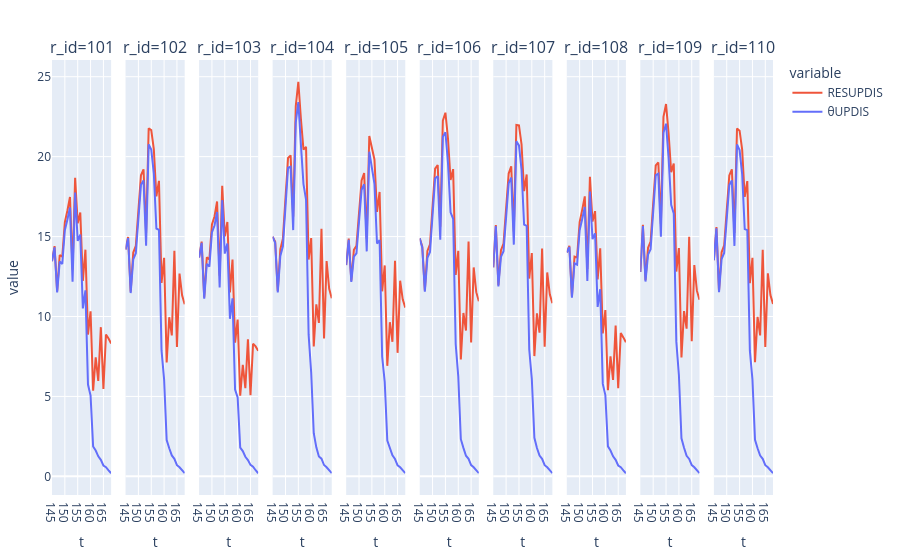

The notebook cell this image was saved under:
### Code cell
ks = [:θUPDIS,:RESUPDIS]
p1 = plot(stack(out3, ks), x = :t, y = :value, group=:r_id, color =:variable, facet_col = :r_id)

### Figure 1 — Plotly figure (JSON) as saved in the notebook; plotly's stock layout.template omitted (floating-point values rounded to 4 significant figures)
{"data": [{"legendgroup": "RESUPDIS", "marker": {"color": "#EF553B"}, "name": "RESUPDIS", "showlegend": true, "type": "scatter", "x": [145, 146, 147, 148, 149, 150, 151, 152, 153, 154, 155, 156, 157, 158, 159, 160, 161, 162, 163, 164, 165, 166, 167, 168], "xaxis": "x", "y": [13.46, 14.4, 11.58, 13.85, 13.74, 15.9, 16.63, 17.48, 12.93, 18.68, 15.83, 16.51, 12.22, 14.18, 8.87, 10.33, 5.357, 7.449, 5.974, 9.333, 5.463, 8.874, 8.622, 8.316], "yaxis": "y"}, {"legendgroup": "RESUPDIS", "marker": {"color": "#EF553B"}, "name": "RESUPDIS", "showlegend": false, "type": "scatter", "x": [145, 146, 147, 148, 149, 150, 151, 152, 153, 154, 155, 156, 157, 158, 159, 160, 161, 162, 163, 164, 165, 166, 167, 168], "xaxis": "x2", "y": [14.19, 14.98, 11.55, 14.0, 14.43, 16.72, 18.83, 19.21, 15.23, 21.77, 21.66, 20.47, 17.51, 18.49, 12.1, 13.67, 7.127, 9.953, 8.812, 14.11, 8.096, 12.68, 11.32, 10.76], "yaxis": "y2"}, {"legendgroup": "RESUPDIS", "marker": {"color": "#EF553B"}, "name": "RESUPDIS", "showlegend": false, "type": "scatter", "x": [145, 146, 147, 148, 149, 150, 151, 152, 153, 154, 155, 156, 157, 158, 159, 160, 161, 162, 163, 164, 165, 166, 167, 168], "xaxis": "x3", "y": [13.69, 14.68, 11.19, 13.7, 13.57, 15.76, 16.25, 17.19, 12.54, 18.18, 15.01, 15.91, 11.51, 13.56, 8.359, 9.805, 5.043, 6.969, 5.518, 8.577, 5.072, 8.299, 8.129, 7.85], "yaxis": "y3"}, {"legendgroup": "RESUPDIS", "marker": {"color": "#EF553B"}, "name": "RESUPDIS", "showlegend": false, "type": "scatter", "x": [145, 146, 147, 148, 149, 150, 151, 152, 153, 154, 155, 156, 157, 158, 159, 160, 161, 162, 163, 164, 165, 166, 167, 168], "xaxis": "x4", "y": [14.99, 14.67, 11.59, 14.21, 14.87, 17.16, 19.92, 20.08, 16.24, 23.16, 24.68, 22.36, 20.44, 20.61, 13.56, 14.9, 8.128, 10.76, 9.6, 15.49, 8.63, 13.47, 11.73, 11.14], "yaxis": "y4"}, {"legendgroup": "RESUPDIS", "marker": {"color": "#EF553B"}, "name": "RESUPDIS", "showlegend": false, "type": "scatter", "x": [145, 146, 147, 148, 149, 150, 151, 152, 153, 154, 155, 156, 157, 158, 159, 160, 161, 162, 163, 164, 165, 166, 167, 168], "xaxis": "x5", "y": [13.22, 14.87, 12.24, 14.17, 14.42, 16.6, 18.52, 18.97, 14.87, 21.29, 20.63, 19.82, 16.54, 17.79, 11.58, 13.19, 6.913, 9.641, 8.419, 13.48, 7.727, 12.24, 11.07, 10.56], "yaxis": "y5"}, {"legendgroup": "RESUPDIS", "marker": {"color": "#EF553B"}, "name": "RESUPDIS", "showlegend": false, "type": "scatter", "x": [145, 146, 147, 148, 149, 150, 151, 152, 153, 154, 155, 156, 157, 158, 159, 160, 161, 162, 163, 164, 165, 166, 167, 168], "xaxis": "x6", "y": [14.9, 14.38, 11.63, 14.1, 14.51, 16.85, 19.24, 19.47, 15.61, 22.25, 22.75, 21.14, 18.55, 19.22, 12.6, 14.1, 7.318, 10.22, 9.125, 14.7, 8.374, 13.07, 11.52, 10.95], "yaxis": "y6"}, {"legendgroup": "RESUPDIS", "marker": {"color": "#EF553B"}, "name": "RESUPDIS", "showlegend": false, "type": "scatter", "x": [145, 146, 147, 148, 149, 150, 151, 152, 153, 154, 155, 156, 157, 158, 159, 160, 161, 162, 163, 164, 165, 166, 167, 168], "xaxis": "x7", "y": [13.08, 15.72, 11.96, 14.15, 14.56, 16.86, 18.94, 19.39, 15.32, 21.98, 21.96, 20.78, 17.85, 18.88, 12.38, 13.97, 7.524, 10.2, 8.988, 14.26, 8.107, 12.76, 11.39, 10.83], "yaxis": "y7"}, {"legendgroup": "RESUPDIS", "marker": {"color": "#EF553B"}, "name": "RESUPDIS", "showlegend": false, "type": "scatter", "x": [145, 146, 147, 148, 149, 150, 151, 152, 153, 154, 155, 156, 157, 158, 159, 160, 161, 162, 163, 164, 165, 166, 167, 168], "xaxis": "x8", "y": [14.0, 14.42, 11.26, 13.74, 13.69, 15.9, 16.67, 17.51, 12.97, 18.74, 15.94, 16.59, 12.32, 14.27, 8.936, 10.4, 5.396, 7.507, 6.032, 9.43, 5.518, 8.962, 8.693, 8.383], "yaxis": "y8"}, {"legendgroup": "RESUPDIS", "marker": {"color": "#EF553B"}, "name": "RESUPDIS", "showlegend": false, "type": "scatter", "x": [145, 146, 147, 148, 149, 150, 151, 152, 153, 154, 155, 156, 157, 158, 159, 160, 161, 162, 163, 164, 165, 166, 167, 168], "xaxis": "x9", "y": [12.79, 15.73, 12.27, 14.29, 14.68, 16.95, 19.45, 19.64, 15.79, 22.49, 23.29, 21.45, 19.03, 19.57, 12.81, 14.28, 7.437, 10.34, 9.239, 14.98, 8.454, 13.21, 11.62, 11.05], "yaxis": "y9"}, {"legendgroup": "RESUPDIS", "marker": {"color": "#EF553B"}, "name": "RESUPDIS", "showlegend": false, "type": "scatter", "x": [145, 146, 147, 148, 149, 150, 151, 152, 153, 154, 155, 156, 157, 158, 159, 160, 161, 162, 163, 164, 165, 166, 167, 168], "xaxis": "x10", "y": [13.52, 15.59, 11.6, 14.02, 14.44, 16.72, 18.82, 19.21, 15.21, 21.75, 21.62, 20.45, 17.48, 18.47, 12.09, 13.67, 7.136, 9.974, 8.813, 14.18, 8.091, 12.7, 11.34, 10.79], "yaxis": "y10"}, {"legendgroup": "θUPDIS", "marker": {"color": "#636efa"}, "name": "θUPDIS", "showlegend": true, "type": "scatter", "x": [145, 146, 147, 148, 149, 150, 151, 152, 153, 154, 155, 156, 157, 158, 159, 160, 161, 162, 163, 164, 165, 166, 167, 168], "xaxis": "x", "y": [13.46, 14.33, 11.5, 13.44, 13.29, 15.4, 16.07, 16.82, 12.18, 17.75, 14.73, 15.13, 10.51, 11.63, 5.742, 5.062, 1.866, 1.612, 1.252, 1.033, 0.6797, 0.5741, 0.3772, 0.1942], "yaxis": "y"}, {"legendgroup": "θUPDIS", "marker": {"color": "#636efa"}, "name": "θUPDIS", "showlegend": false, "type": "scatter", "x": [145, 146, 147, 148, 149, 150, 151, 152, 153, 154, 155, 156, 157, 158, 159, 160, 161, 162, 163, 164, 165, 166, 167, 168], "xaxis": "x2", "y": [14.19, 14.9, 11.47, 13.57, 13.96, 16.19, 18.24, 18.51, 14.43, 20.77, 20.45, 18.94, 15.5, 15.42, 7.877, 6.071, 2.275, 1.759, 1.308, 1.098, 0.6995, 0.5693, 0.3777, 0.1959], "yaxis": "y2"}, {"legendgroup": "θUPDIS", "marker": {"color": "#636efa"}, "name": "θUPDIS", "showlegend": false, "type": "scatter", "x": [145, 146, 147, 148, 149, 150, 151, 152, 153, 154, 155, 156, 157, 158, 159, 160, 161, 162, 163, 164, 165, 166, 167, 168], "xaxis": "x3", "y": [13.69, 14.61, 11.11, 13.29, 13.12, 15.26, 15.69, 16.54, 11.81, 17.28, 13.93, 14.57, 9.857, 11.13, 5.436, 4.936, 1.802, 1.582, 1.226, 1.02, 0.7196, 0.6018, 0.3836, 0.1947], "yaxis": "y3"}, {"legendgroup": "θUPDIS", "marker": {"color": "#636efa"}, "name": "θUPDIS", "showlegend": false, "type": "scatter", "x": [145, 146, 147, 148, 149, 150, 151, 152, 153, 154, 155, 156, 157, 158, 159, 160, 161, 162, 163, 164, 165, 166, 167, 168], "xaxis": "x4", "y": [14.99, 14.6, 11.51, 13.78, 14.39, 16.62, 19.3, 19.37, 15.4, 22.13, 23.41, 20.75, 18.29, 17.3, 8.864, 6.498, 2.702, 1.813, 1.239, 1.104, 0.7092, 0.57, 0.3801, 0.1962], "yaxis": "y4"}, {"legendgroup": "θUPDIS", "marker": {"color": "#636efa"}, "name": "θUPDIS", "showlegend": false, "type": "scatter", "x": [145, 146, 147, 148, 149, 150, 151, 152, 153, 154, 155, 156, 157, 158, 159, 160, 161, 162, 163, 164, 165, 166, 167, 168], "xaxis": "x5", "y": [13.22, 14.8, 12.16, 13.74, 13.95, 16.08, 17.92, 18.28, 14.07, 20.31, 19.42, 18.3, 14.56, 14.78, 7.497, 5.91, 2.236, 1.739, 1.316, 1.084, 0.692, 0.5682, 0.3789, 0.1959], "yaxis": "y5"}, {"legendgroup": "θUPDIS", "marker": {"color": "#636efa"}, "name": "θUPDIS", "showlegend": false, "type": "scatter", "x": [145, 146, 147, 148, 149, 150, 151, 152, 153, 154, 155, 156, 157, 158, 159, 160, 161, 162, 163, 164, 165, 166, 167, 168], "xaxis": "x6", "y": [14.9, 14.3, 11.55, 13.67, 14.04, 16.32, 18.65, 18.78, 14.8, 21.25, 21.53, 19.59, 16.51, 16.11, 8.262, 6.252, 2.324, 1.78, 1.291, 1.097, 0.7048, 0.5705, 0.3784, 0.196], "yaxis": "y6"}, {"legendgroup": "θUPDIS", "marker": {"color": "#636efa"}, "name": "θUPDIS", "showlegend": false, "type": "scatter", "x": [145, 146, 147, 148, 149, 150, 151, 152, 153, 154, 155, 156, 157, 158, 159, 160, 161, 162, 163, 164, 165, 166, 167, 168], "xaxis": "x7", "y": [13.08, 15.65, 11.88, 13.73, 14.08, 16.33, 18.33, 18.69, 14.49, 20.96, 20.7, 19.18, 15.75, 15.66, 7.937, 6.095, 2.414, 1.77, 1.3, 1.1, 0.6974, 0.5691, 0.3795, 0.1961], "yaxis": "y7"}, {"legendgroup": "θUPDIS", "marker": {"color": "#636efa"}, "name": "θUPDIS", "showlegend": false, "type": "scatter", "x": [145, 146, 147, 148, 149, 150, 151, 152, 153, 154, 155, 156, 157, 158, 159, 160, 161, 162, 163, 164, 165, 166, 167, 168], "xaxis": "x8", "y": [14.0, 14.34, 11.18, 13.33, 13.24, 15.4, 16.1, 16.85, 12.23, 17.82, 14.84, 15.2, 10.6, 11.71, 5.783, 5.083, 1.875, 1.616, 1.255, 1.035, 0.6796, 0.5734, 0.3773, 0.1943], "yaxis": "y8"}, {"legendgroup": "θUPDIS", "marker": {"color": "#636efa"}, "name": "θUPDIS", "showlegend": false, "type": "scatter", "x": [145, 146, 147, 148, 149, 150, 151, 152, 153, 154, 155, 156, 157, 158, 159, 160, 161, 162, 163, 164, 165, 166, 167, 168], "xaxis": "x9", "y": [12.79, 15.66, 12.19, 13.87, 14.21, 16.42, 18.85, 18.94, 14.99, 21.49, 22.06, 19.89, 16.99, 16.44, 8.428, 6.34, 2.385, 1.791, 1.282, 1.091, 0.7041, 0.5703, 0.379, 0.1961], "yaxis": "y9"}, {"legendgroup": "θUPDIS", "marker": {"color": "#636efa"}, "name": "θUPDIS", "showlegend": false, "type": "scatter", "x": [145, 146, 147, 148, 149, 150, 151, 152, 153, 154, 155, 156, 157, 158, 159, 160, 161, 162, 163, 164, 165, 166, 167, 168], "xaxis": "x10", "y": [13.52, 15.52, 11.52, 13.59, 13.98, 16.19, 18.23, 18.51, 14.42, 20.76, 20.41, 18.91, 15.47, 15.4, 7.861, 6.069, 2.279, 1.76, 1.302, 1.094, 0.6981, 0.5686, 0.3778, 0.1958], "yaxis": "y10"}], "layout": {"annotations": [{"font": {"size": 16}, "showarrow": false, "text": "r_id=101", "x": 0.041, "xanchor": "center", "xref": "paper", "y": 1, "yanchor": "bottom", "yref": "paper"}, {"font": {"size": 16}, "showarrow": false, "text": "r_id=102", "x": 0.143, "xanchor": "center", "xref": "paper", "y": 1, "yanchor": "bottom", "yref": "paper"}, {"font": {"size": 16}, "showarrow": false, "text": "r_id=103", "x": 0.245, "xanchor": "center", "xref": "paper", "y": 1, "yanchor": "bottom", "yref": "paper"}, {"font": {"size": 16}, "showarrow": false, "text": "r_id=104", "x": 0.347, "xanchor": "center", "xref": "paper", "y": 1, "yanchor": "bottom", "yref": "paper"}, {"font": {"size": 16}, "showarrow": false, "text": "r_id=105", "x": 0.449, "xanchor": "center", "xref": "paper", "y": 1, "yanchor": "bottom", "yref": "paper"}, {"font": {"size": 16}, "showarrow": false, "text": "r_id=106", "x": 0.551, "xanchor": "center", "xref": "paper", "y": 1, "yanchor": "bottom", "yref": "paper"}, {"font": {"size": 16}, "showarrow": false, "text": "r_id=107", "x": 0.653, "xanchor": "center", "xref": "paper", "y": 1, "yanchor": "bottom", "yref": "paper"}, {"font": {"size": 16}, "showarrow": false, "text": "r_id=108", "x": 0.755, "xanchor": "center", "xref": "paper", "y": 1, "yanchor": "bottom", "yref": "paper"}, {"font": {"size": 16}, "showarrow": false, "text": "r_id=109", "x": 0.857, "xanchor": "center", "xref": "paper", "y": 1, "yanchor": "bottom", "yref": "paper"}, {"font": {"size": 16}, "showarrow": false, "text": "r_id=110", "x": 0.959, "xanchor": "center", "xref": "paper", "y": 1, "yanchor": "bottom", "yref": "paper"}], "legend": {"title": {"text": "variable"}, "tracegroupgap": 0}, "margin": {"b": 50, "l": 50, "r": 50, "t": 60}, "xaxis": {"anchor": "y", "domain": [0, 0.082], "title": {"text": "t"}}, "xaxis10": {"anchor": "y10", "domain": [0.918, 1.0], "title": {"text": "t"}}, "xaxis2": {"anchor": "y2", "domain": [0.102, 0.184], "title": {"text": "t"}}, "xaxis3": {"anchor": "y3", "domain": [0.204, 0.286], "title": {"text": "t"}}, "xaxis4": {"anchor": "y4", "domain": [0.306, 0.388], "title": {"text": "t"}}, "xaxis5": {"anchor": "y5", "domain": [0.408, 0.49], "title": {"text": "t"}}, "xaxis6": {"anchor": "y6", "domain": [0.51, 0.592], "title": {"text": "t"}}, "xaxis7": {"anchor": "y7", "domain": [0.612, 0.694], "title": {"text": "t"}}, "xaxis8": {"anchor": "y8", "domain": [0.714, 0.796], "title": {"text": "t"}}, "xaxis9": {"anchor": "y9", "domain": [0.816, 0.898], "title": {"text": "t"}}, "yaxis": {"anchor": "x", "domain": [0, 1], "title": {"text": "value"}}, "yaxis10": {"anchor": "x10", "domain": [0, 1], "matches": "y", "showticklabels": false}, "yaxis2": {"anchor": "x2", "domain": [0, 1], "matches": "y", "showticklabels": false}, "yaxis3": {"anchor": "x3", "domain": [0, 1], "matches": "y", "showticklabels": false}, "yaxis4": {"anchor": "x4", "domain": [0, 1], "matches": "y", "showticklabels": false}, "yaxis5": {"anchor": "x5", "domain": [0, 1], "matches": "y", "showticklabels": false}, "yaxis6": {"anchor": "x6", "domain": [0, 1], "matches": "y", "showticklabels": false}, "yaxis7": {"anchor": "x7", "domain": [0, 1], "matches": "y", "showticklabels": false}, "yaxis8": {"anchor": "x8", "domain": [0, 1], "matches": "y", "showticklabels": false}, "yaxis9": {"anchor": "x9", "domain": [0, 1], "matches": "y", "showticklabels": false}}}
